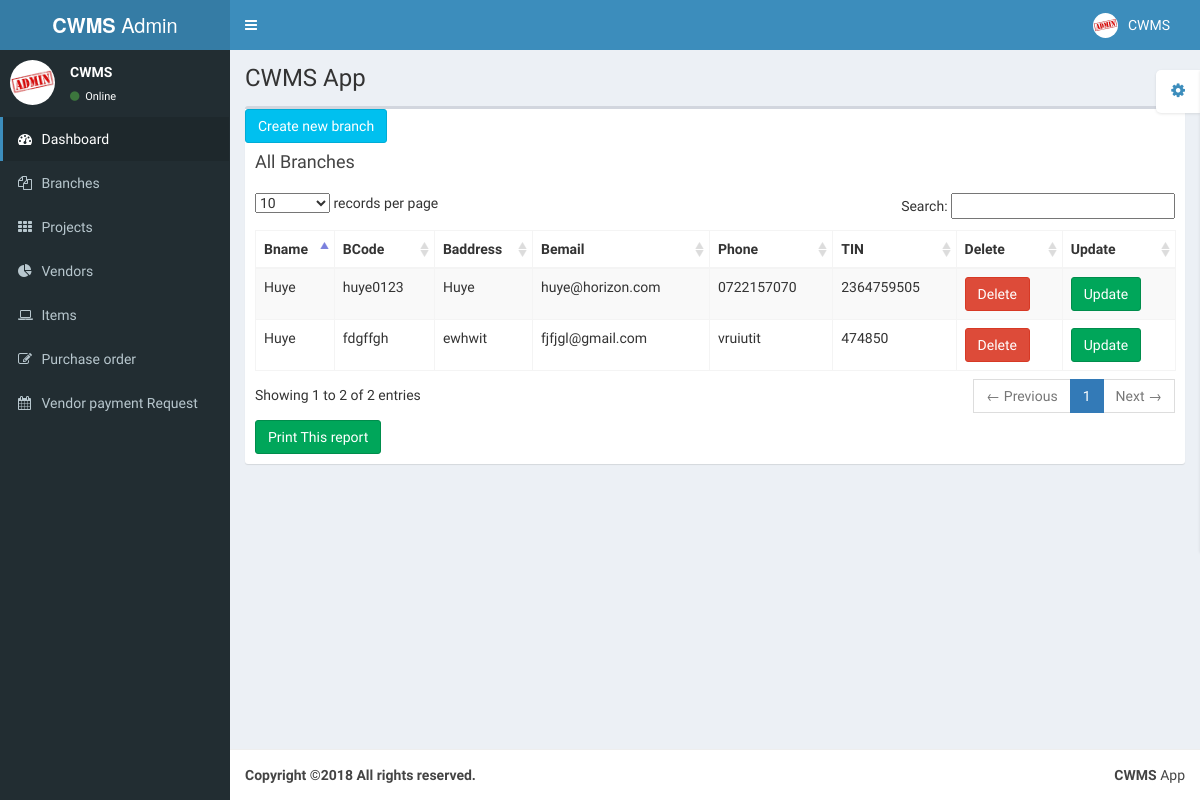
Screenshot of /cwms/pages/tables/branches.php with the database file from the repository.
### tables this page shows
CREATE TABLE `branches` (
  `id` int(11) NOT NULL,
  `bname` varchar(300) NOT NULL,
  `bcode` varchar(200) NOT NULL,
  `baddress` varchar(300) NOT NULL,
  `contactname` varchar(300) NOT NULL,
  `homephone` varchar(300) NOT NULL,
  `mobilephone` varchar(300) NOT NULL,
  `pemail` varchar(300) NOT NULL,
  `bemail` varchar(300) NOT NULL,
  `fax` varchar(300) NOT NULL,
  `cin` varchar(300) NOT NULL,
  `tin` varchar(400) NOT NULL,
  `cst` varchar(200) NOT NULL,
  `Excise` varchar(300) NOT NULL,
  `PAN` varchar(200) NOT NULL,
  `tax` varchar(300) NOT NULL
);

### cwms/pages/tables/branches.php (the view, shortened to what this page needs)
<!DOCTYPE html>
<html>
  <head>
    <link href="../../bootstrap/css/bootstrap.min.css" rel="stylesheet" type="text/css" />
    <link href="https://maxcdn.bootstrapcdn.com/font-awesome/4.3.0/css/font-awesome.min.css" rel="stylesheet" type="text/css" />
    <link href="http://code.ionicframework.com/ionicons/2.0.0/css/ionicons.min.css" rel="stylesheet" type="text/css" />
    <link href="../../plugins/datatables/dataTables.bootstrap.css" rel="stylesheet" type="text/css" />
    <link href="../../dist/css/AdminLTE.min.css" rel="stylesheet" type="text/css" />
    <link href="../../dist/css/skins/_all-skins.min.css" rel="stylesheet" type="text/css" />
  </head>
  <body class="skin-blue">
    <div class="wrapper">
      <?php include "header.php"; ?>
      <div class="content-wrapper">
        <section class="content-header">
          <h1>
          CWMS App
          </h1>
        </section>
        <section class="content">
          <div class="row">
            <div class="col-xs-12">
              <div class="box">
                <a href="newbranch.php" class="btn btn-info">Create new branch</a>
                <div class="box-header">
                  <h3 class="box-title">All Branches</h3>
                </div>
                <div class="box-body">
                  <div id="printMe">
                  <table id="example1" class="table table-bordered table-striped">
                    <thead>
                      <tr>
                        <th>Bname</th>
                        <th>BCode</th>
                        <th>Baddress</th>
                        <th>Bemail</th>
                        <th>Phone</th>
                        <th>TIN</th>
                        <th>Delete</th>
                        <th>Update</th>
                      </tr>
                    </thead>
                    <tbody>
                      <?php
           $conn = mysqli_connect("localhost","root","lecteur1994ange");
             mysqli_select_db($conn,"hodard");
           $result=mysqli_query($conn,"SELECT * from branches");
           while($test = mysqli_fetch_array($result))
           {
             $id = $test['id'];
             echo "<tr align=''>";
              echo"<td>" .$test['bname']."</font></td>";
             echo"<td>" .$test['bcode']."</font></td>";
             echo"<td>" .$test['baddress']."</font></td>";
             echo"<td>" .$test['bemail']."</font></td>";
             echo"<td>" .$test['mobilephone']."</font></td>";
             echo"<td>" .$test['tin']."</font></td>";
              ?>
              <td><a href="?delete_id=<?php echo $id; ?>" title="click for delete" onclick="return confirm('sure to delete ?')" class='btn btn-danger'>Delete</a></td>
              <td><a href="../../upload/editformnoimage.php?edit_id=<?php echo $test['id']; ?>" title="click for edit" onclick="return confirm('sure to edit ?')" class='btn btn-success'>Update</a></td>
              <?php
             echo "</tr>";
           }
           ?>
                    </tbody>
                  </table>
                </div>
                   <a href="#" class="btn btn-success" onclick="printDiv('printMe')">Print This report</a>
                </div>
              </div>
            </div>
          </div>
        </section>
      </div>
      <?php include "../../footer.php"; ?>
    </div>
  </body>
</html>

### rows the page displays
branches: bname "Huye", bcode "huye0123", baddress "Huye", bemail "huye@horizon.com", mobilephone "0722157070", tin "2364759505"
branches: bname "Huye", bcode "fdgffgh", baddress "ewhwit", bemail "fjfjgl@gmail.com", mobilephone "vruiutit", tin "474850"
